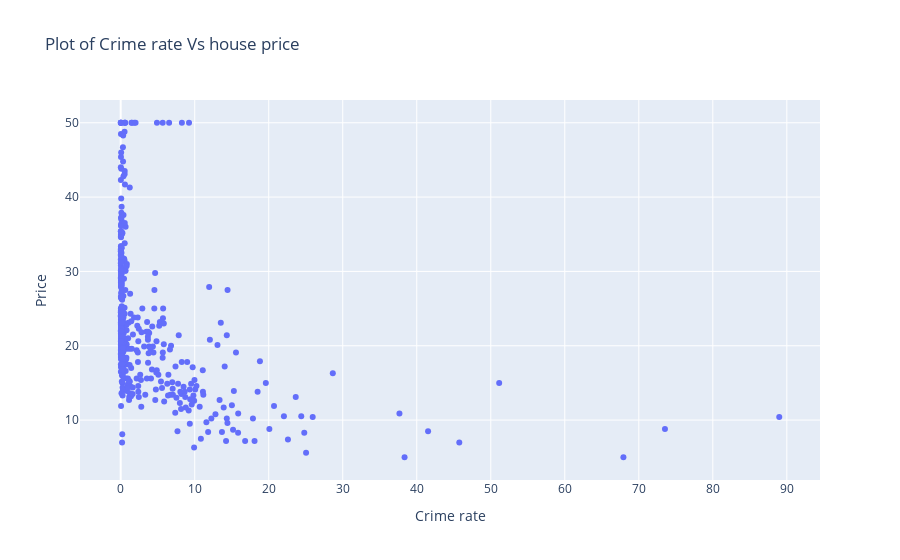

The notebook cell this image was saved under:
### Code cell
import seaborn as sns
import plotly.express as px

fig = px.scatter(dataset, x = 'CRIM', y = 'Price',
                labels = {'CRIM':'Crime rate'}, title = 'Plot of Crime rate Vs house price')
fig.show()

### Figure 1 — Plotly figure (JSON) as saved in the notebook; plotly's stock layout.template omitted (floating-point values rounded to 4 significant figures; data arrays with more than 128 entries replaced by an {"elided": "..."} marker saying what was removed)
{"data": [{"hovertemplate": "Crime rate=%{x}<br>Price=%{y}<extra></extra>", "legendgroup": "", "marker": {"color": "#636efa", "symbol": "circle"}, "mode": "markers", "name": "", "orientation": "v", "showlegend": false, "type": "scatter", "x": {"elided": "506 float values"}, "xaxis": "x", "y": {"elided": "506 float values"}, "yaxis": "y"}], "layout": {"legend": {"tracegroupgap": 0}, "title": {"text": "Plot of Crime rate Vs house price"}, "xaxis": {"anchor": "y", "domain": [0, 1], "title": {"text": "Crime rate"}}, "yaxis": {"anchor": "x", "domain": [0, 1], "title": {"text": "Price"}}}}
